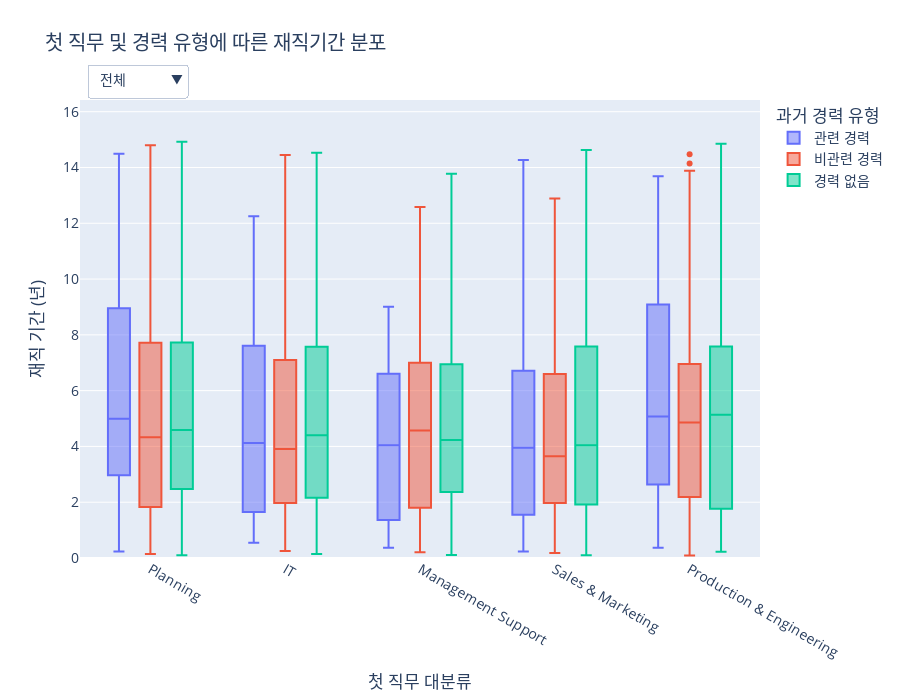

Write notebook code for a chart like this one.
### Code cell
import pandas as pd
import numpy as np
import plotly.graph_objects as go
import plotly.io as pio
import plotly.express as px
import datetime

# --- 1. 데이터 임포트 ---
from services.tables.HR_Core.career_info_table import career_info_df
from services.tables.HR_Core.basic_info_table import emp_df
from services.tables.HR_Core.department_info_table import department_info_df
from services.tables.HR_Core.job_info_table import job_info_df
from services.tables.HR_Core.job_table import job_df, job_df_indexed, parent_map_job
from services.tables.HR_Core.position_info_table import position_info_df
from services.tables.HR_Core.position_table import position_df, position_order
from services.helpers.utils import get_level1_ancestor

def create_figure():
    """
    제안 7-3: 직위별/경력 유형별/첫 직무별 재직기간 분석 그래프를 생성합니다.
    """
    # --- 2. 데이터 준비 및 가공 ---
    career_summary = career_info_df.groupby('EMP_ID')['CAREER_REL_YN'].apply(
        lambda x: '관련 경력' if 'Y' in x.values else '비관련 경력'
    ).reset_index().rename(columns={'CAREER_REL_YN': 'CAREER_TYPE'})
    analysis_df = emp_df[['EMP_ID', 'DURATION']].copy()
    analysis_df = pd.merge(analysis_df, career_summary, on='EMP_ID', how='left')
    analysis_df['CAREER_TYPE'] = analysis_df['CAREER_TYPE'].fillna('경력 없음')
    analysis_df['TENURE_YEARS'] = analysis_df['DURATION'] / 365.25

    first_job = job_info_df.sort_values('JOB_APP_START_DATE').groupby('EMP_ID').first().reset_index()
    first_pos = position_info_df.sort_values('GRADE_START_DATE').groupby('EMP_ID').first().reset_index()
    
    job_l1_map = job_df[job_df['JOB_LEVEL'] == 1].set_index('JOB_ID')['JOB_NAME'].to_dict()
    first_job['JOB_CATEGORY'] = first_job['JOB_ID'].apply(lambda x: job_l1_map.get(get_level1_ancestor(x, job_df_indexed, parent_map_job)))
    first_pos = pd.merge(first_pos, position_df[['POSITION_ID', 'POSITION_NAME']].drop_duplicates(), on='POSITION_ID')

    analysis_df = pd.merge(analysis_df, first_job[['EMP_ID', 'JOB_CATEGORY']], on='EMP_ID', how='left')
    analysis_df = pd.merge(analysis_df, first_pos[['EMP_ID', 'POSITION_NAME']], on='EMP_ID', how='left')
    analysis_df = analysis_df.dropna(subset=['POSITION_NAME', 'JOB_CATEGORY'])

    career_type_order = ['관련 경력', '비관련 경력', '경력 없음']
    analysis_df['CAREER_TYPE'] = pd.Categorical(analysis_df['CAREER_TYPE'], categories=career_type_order, ordered=True)
    analysis_df['POSITION_NAME'] = pd.Categorical(analysis_df['POSITION_NAME'], categories=position_order, ordered=True)
    analysis_df = analysis_df.sort_values(['POSITION_NAME', 'CAREER_TYPE'])

    y_max = analysis_df['TENURE_YEARS'].max()
    fixed_y_range = [0, y_max * 1.1]

    # --- 3. Plotly 인터랙티브 그래프 생성 ---
    fig = go.Figure()
    # --- 수정된 부분: 필터 리스트에서 'C-Level' 제외 ---
    position_filter_list = ['전체', 'Staff', 'Manager', 'Director']
    # --- 수정 완료 ---
    colors = px.colors.qualitative.Plotly

    for pos_name in position_filter_list:
        df_filtered_pos = analysis_df if pos_name == '전체' else analysis_df[analysis_df['POSITION_NAME'] == pos_name]
        for i, career_type in enumerate(career_type_order):
            df_filtered_career = df_filtered_pos[df_filtered_pos['CAREER_TYPE'] == career_type]
            fig.add_trace(
                go.Box(
                    y=df_filtered_career['TENURE_YEARS'],
                    x=df_filtered_career['JOB_CATEGORY'],
                    name=career_type,
                    marker_color=colors[i],
                    visible=(pos_name == '전체')
                )
            )

    # --- 4. 드롭다운 메뉴 생성 및 레이아웃 업데이트 ---
    buttons = []
    for i, pos_name in enumerate(position_filter_list):
        visibility_mask = [False] * (len(position_filter_list) * len(career_type_order))
        start_index = i * len(career_type_order)
        for j in range(len(career_type_order)):
            visibility_mask[start_index + j] = True
        
        buttons.append(
            dict(label=pos_name, method='update', args=[{'visible': visibility_mask}])
        )

    fig.update_layout(
        updatemenus=[dict(
            active=0, buttons=buttons, direction="down",
            pad={"r": 10, "t": 10}, showactive=True,
            x=0.01, xanchor="left", y=1.1, yanchor="top"
        )],
        title_text='첫 직무 및 경력 유형에 따른 재직기간 분포',
        xaxis_title='첫 직무 대분류',
        yaxis_title='재직 기간 (년)',
        font_size=14, height=700,
        boxmode='group',
        legend_title_text='과거 경력 유형',
        annotations=[dict(text="직위 선택:", showarrow=False, x=0, y=1.08, yref="paper", align="left")],
        yaxis_range=fixed_y_range
    )
    
    return fig

# 이 파일을 직접 실행할 경우 그래프를 생성하여 보여줍니다.
pio.renderers.default = 'vscode'
fig = create_figure()
fig.show()

### Figure 1 — Plotly figure (JSON) as saved in the notebook; plotly's stock layout.template omitted (floating-point values rounded to 4 significant figures; data arrays with more than 128 entries replaced by an {"elided": "..."} marker saying what was removed)
{"data": [{"marker": {"color": "#636EFA"}, "name": "관련 경력", "type": "box", "visible": true, "x": {"elided": "177 str values"}, "y": {"elided": "177 float values"}}, {"marker": {"color": "#EF553B"}, "name": "비관련 경력", "type": "box", "visible": true, "x": {"elided": "323 str values"}, "y": {"elided": "323 float values"}}, {"marker": {"color": "#00CC96"}, "name": "경력 없음", "type": "box", "visible": true, "x": {"elided": "500 str values"}, "y": {"elided": "500 float values"}}, {"marker": {"color": "#636EFA"}, "name": "관련 경력", "type": "box", "visible": false, "x": ["Planning", "IT", "Management Support", "IT", "Planning", "Sales & Marketing", "Sales & Marketing", "IT", "Production & Engineering", "Production & Engineering", "Management Support", "IT", "Production & Engineering", "Sales & Marketing", "Sales & Marketing", "Production & Engineering", "IT", "Planning", "Production & Engineering", "IT", "Production & Engineering", "Production & Engineering", "Sales & Marketing", "Production & Engineering", "Sales & Marketing", "Sales & Marketing", "Sales & Marketing", "Planning", "Production & Engineering", "Production & Engineering", "Sales & Marketing", "Production & Engineering", "Planning", "Management Support", "Sales & Marketing", "Planning", "IT", "IT", "Production & Engineering", "Sales & Marketing", "IT", "Planning", "Sales & Marketing", "Production & Engineering", "IT", "IT", "Sales & Marketing", "IT", "Sales & Marketing", "Sales & Marketing", "IT", "IT", "Planning", "Planning", "IT", "Planning", "Production & Engineering", "Management Support", "IT", "Planning", "Production & Engineering", "Production & Engineering", "Management Support", "Sales & Marketing", "Planning", "Production & Engineering", "Planning", "Production & Engineering", "Sales & Marketing", "Planning", "Production & Engineering", "Production & Engineering", "Sales & Marketing", "Sales & Marketing", "Planning", "Planning", "IT", "Sales & Marketing", "Management Support", "Planning", "Production & Engineering", "Production & Engineering", "Planning", "IT", "Planning", "Production & Engineering", "Sales & Marketing", "IT", "Planning", "Production & Engineering", "Planning", "Production & Engineering", "Production & Engineering", "Planning", "IT", "Management Support", "Production & Engineering", "Production & Engineering", "Planning", "Production & Engineering", "Planning", "Sales & Marketing", "Production & Engineering", "IT", "Planning", "Planning", "Sales & Marketing", "Sales & Marketing", "Management Support", "Management Support", "IT", "Planning", "Sales & Marketing", "Sales & Marketing", "Planning", "Management Support", "IT", "Management Support", "IT", "Sales & Marketing", "Planning", "Production & Engineering", "Production & Engineering", "IT", "Planning"], "y": [5.648, 0.7721, 9.005, 2.552, 11.2, 14.27, 6.598, 12.25, 4.761, 11.81, 0.3641, 4.353, 5.7, 3.365, 4.104, 2.856, 8.638, 4.427, 3.587, 8.038, 8.786, 8.643, 6.322, 1.566, 7.688, 10.54, 6.836, 12.32, 4.739, 1.227, 2.53, 13.69, 4.531, 1.454, 0.6817, 2.001, 9.596, 3.384, 7.236, 5.407, 0.7118, 9.53, 1.725, 1.298, 0.5804, 1.645, 0.4764, 2.801, 6.53, 5.139, 5.96, 7.176, 7.431, 2.735, 4.123, 10.03, 3.332, 1.807, 8.663, 4.988, 5.922, 1.196, 5.462, 2.059, 8.92, 11.58, 7.526, 2.65, 0.2327, 10.42, 0.9008, 6.601, 7.614, 3.337, 2.812, 7.028, 5.103, 3.762, 6.171, 3.499, 9.503, 10.08, 4.487, 2.467, 5.925, 4.925, 7.756, 5.292, 8.98, 12.64, 10.64, 2.398, 3.105, 9.604, 12.08, 1.262, 0.909, 7.187, 3.149, 7.411, 0.23, 11.34, 9.971, 9.947, 7.288, 2.453, 1.117, 9.38, 7.488, 2.623, 3.118, 10.71, 1.049, 2.549, 10.14, 0.961, 0.7091, 7.042, 4.118, 4.849, 5.002, 8.991, 8.257, 2.658, 1.142]}, {"marker": {"color": "#EF553B"}, "name": "비관련 경력", "type": "box", "visible": false, "x": {"elided": "221 str values"}, "y": {"elided": "221 float values"}}, {"marker": {"color": "#00CC96"}, "name": "경력 없음", "type": "box", "visible": false, "x": {"elided": "333 str values"}, "y": {"elided": "333 float values"}}, {"marker": {"color": "#636EFA"}, "name": "관련 경력", "type": "box", "visible": false, "x": ["Planning", "Sales & Marketing", "Planning", "Planning", "IT", "Planning", "Production & Engineering", "Planning", "IT", "IT", "Sales & Marketing", "Management Support", "Production & Engineering", "IT", "IT", "Sales & Marketing", "Sales & Marketing", "Production & Engineering", "Sales & Marketing", "Planning", "Sales & Marketing", "Planning", "IT", "Planning", "Production & Engineering", "IT", "IT", "Production & Engineering", "Planning", "IT", "IT", "Planning", "Planning", "Sales & Marketing", "Production & Engineering", "IT", "Production & Engineering", "Sales & Marketing", "IT", "Production & Engineering", "Production & Engineering", "Planning", "Production & Engineering", "Planning", "Production & Engineering", "IT", "Production & Engineering", "Planning", "IT", "IT", "Sales & Marketing", "Production & Engineering"], "y": [6.571, 1.383, 3.696, 14.5, 1.35, 6.593, 0.3669, 1.421, 1.656, 1.101, 7.187, 5.974, 3.211, 6.218, 8.646, 3.291, 5.44, 5.607, 0.8131, 3.127, 3.803, 3.795, 5.843, 1.916, 12.15, 2.445, 10.06, 9.703, 3.688, 1.577, 0.5503, 1.284, 7.389, 1.333, 2.251, 1.719, 2.579, 0.5092, 5.678, 2.924, 4.222, 4.411, 9.377, 1.654, 11.02, 9.897, 5.076, 2.579, 4.342, 0.7721, 4.895, 0.9281]}, {"marker": {"color": "#EF553B"}, "name": "비관련 경력", "type": "box", "visible": false, "x": ["Management Support", "Planning", "IT", "Sales & Marketing", "Planning", "Production & Engineering", "Management Support", "Sales & Marketing", "Sales & Marketing", "Production & Engineering", "Production & Engineering", "Production & Engineering", "Production & Engineering", "IT", "Production & Engineering", "Management Support", "Planning", "Planning", "IT", "Management Support", "IT", "Sales & Marketing", "Planning", "Production & Engineering", "Planning", "IT", "Production & Engineering", "IT", "IT", "Management Support", "Sales & Marketing", "Sales & Marketing", "Production & Engineering", "Planning", "Planning", "Production & Engineering", "IT", "Production & Engineering", "Sales & Marketing", "Production & Engineering", "IT", "IT", "Sales & Marketing", "Production & Engineering", "Production & Engineering", "Production & Engineering", "IT", "IT", "Planning", "Production & Engineering", "IT", "IT", "Planning", "Planning", "IT", "Sales & Marketing", "Planning", "Sales & Marketing", "Sales & Marketing", "IT", "Planning", "Sales & Marketing", "Sales & Marketing", "Planning", "IT", "IT", "Production & Engineering", "Sales & Marketing", "Planning", "Sales & Marketing", "IT", "Planning", "Sales & Marketing", "IT", "IT", "IT", "Planning", "Planning", "Production & Engineering", "Production & Engineering", "Production & Engineering", "Sales & Marketing", "Planning", "Management Support", "Management Support", "Management Support", "Sales & Marketing", "Production & Engineering", "IT", "Production & Engineering", "IT", "Planning", "Production & Engineering", "IT", "Planning"], "y": [3.858, 3.926, 2.683, 0.3778, 3.863, 1.736, 2.45, 11.0, 2.067, 0.6407, 7.4, 5.916, 2.595, 3.116, 1.24, 3.307, 3.806, 1.131, 2.283, 0.5695, 3.379, 10.87, 1.815, 5.582, 1.834, 10.41, 11.41, 0.4545, 4.605, 0.5969, 5.079, 2.776, 1.596, 0.2464, 0.1396, 2.631, 8.808, 3.337, 7.521, 6.094, 1.021, 5.062, 0.1999, 1.248, 6.96, 1.771, 1.051, 0.2491, 5.123, 6.738, 5.749, 1.081, 0.1807, 1.098, 1.487, 2.294, 3.792, 0.2546, 3.65, 3.592, 0.7721, 0.178, 1.941, 5.462, 7.072, 8.238, 0.2546, 5.695, 12.27, 12.19, 0.8734, 5.103, 1.867, 14.28, 2.902, 1.563, 1.662, 3.269, 5.18, 1.051, 5.927, 6.376, 1.281, 1.3, 6.831, 1.799, 6.513, 5.829, 1.552, 2.078, 2.475, 4.446, 5.826, 2.056, 5.166]}, {"marker": {"color": "#00CC96"}, "name": "경력 없음", "type": "box", "visible": false, "x": {"elided": "158 str values"}, "y": {"elided": "158 float values"}}, {"marker": {"color": "#636EFA"}, "name": "관련 경력", "type": "box", "visible": false, "x": [], "y": []}, {"marker": {"color": "#EF553B"}, "name": "비관련 경력", "type": "box", "visible": false, "x": ["Sales & Marketing", "Production & Engineering", "Planning", "IT", "Management Support", "IT", "Production & Engineering"], "y": [1.952, 0.5284, 0.7912, 6.415, 3.064, 3.422, 0.08761]}, {"marker": {"color": "#00CC96"}, "name": "경력 없음", "type": "box", "visible": false, "x": ["Production & Engineering", "IT", "Sales & Marketing", "Management Support", "Planning", "Production & Engineering", "Production & Engineering", "IT", "Planning"], "y": [2.768, 3.562, 1.172, 5.109, 5.465, 5.665, 1.161, 0.7858, 3.745]}], "layout": {"annotations": [{"align": "left", "showarrow": false, "text": "직위 선택:", "x": 0, "y": 1.08, "yref": "paper"}], "boxmode": "group", "font": {"size": 14}, "height": 700, "legend": {"title": {"text": "과거 경력 유형"}}, "title": {"text": "첫 직무 및 경력 유형에 따른 재직기간 분포"}, "updatemenus": [{"active": 0, "buttons": [{"args": [{"visible": [true, true, true, false, false, false, false, false, false, false, false, false]}], "label": "전체", "method": "update"}, {"args": [{"visible": [false, false, false, true, true, true, false, false, false, false, false, false]}], "label": "Staff", "method": "update"}, {"args": [{"visible": [false, false, false, false, false, false, true, true, true, false, false, false]}], "label": "Manager", "method": "update"}, {"args": [{"visible": [false, false, false, false, false, false, false, false, false, true, true, true]}], "label": "Director", "method": "update"}], "direction": "down", "pad": {"r": 10, "t": 10}, "showactive": true, "x": 0.01, "xanchor": "left", "y": 1.1, "yanchor": "top"}], "xaxis": {"title": {"text": "첫 직무 대분류"}}, "yaxis": {"range": [0, 16.42], "title": {"text": "재직 기간 (년)"}}}}
